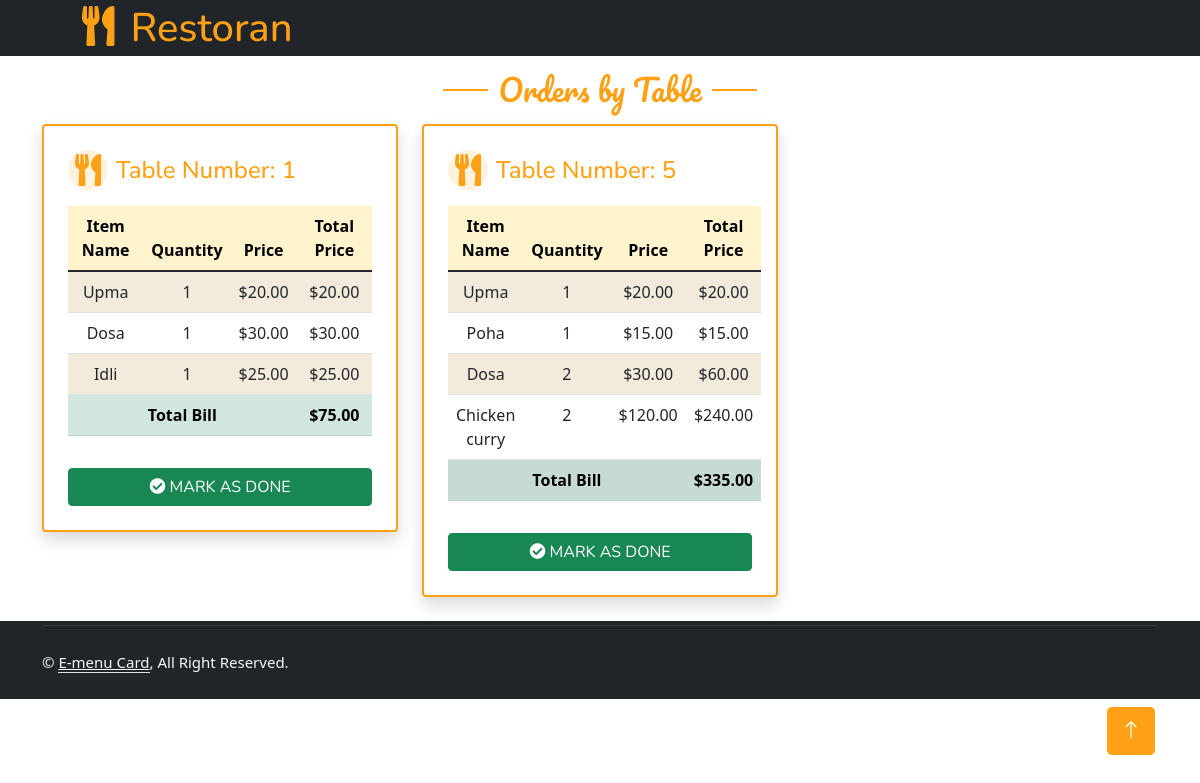
Page /counter/counter/ on the committed database.
### table/models.py (models this page shows, shortened)
class SubmittedItem(models.Model):
    food_item = models.ForeignKey('FoodItem', on_delete=models.CASCADE)
    name = models.CharField(max_length=255)
    price = models.DecimalField(max_digits=10, decimal_places=2)
    image = models.ImageField(upload_to='Submitted/')
    quantity = models.PositiveIntegerField(default=1)
    total_price = models.DecimalField(max_digits=10, decimal_places=2, blank=True)  # Allow blank and calculate in save()
    tableNumber = models.PositiveIntegerField(default=0)
    status = models.CharField(max_length=10, default='pending')  # Default to pending
    created_at = models.DateTimeField(auto_now_add=True)  # New field to track creation time
    def save(self, *args, **kwargs):
        self.total_price = self.price * self.quantity
        super().save(*args, **kwargs)

### counter/views.py (the view)
# urls.py: path('counter/',views.counter_home,name='counter_home'),
def counter_home(request):
    confirmed_orders = SubmittedItem.objects.filter(status='confirmed').order_by('tableNumber')
    orders_by_table = {}
    table_totals = {}
    for order in confirmed_orders:
        table_number = order.tableNumber
        if table_number not in orders_by_table:
            orders_by_table[table_number] = {}
            table_totals[table_number] = 0
        item_name = order.name  # Assuming 'item' is a ForeignKey and 'name' is the field
        item_quantity = order.quantity
        item_price = order.price  # Assuming 'price' is the price for a single unit
        total_item_price = item_quantity * item_price
        if item_name in orders_by_table[table_number]:
            orders_by_table[table_number][item_name]['quantity'] += item_quantity
            orders_by_table[table_number][item_name]['total_price'] += total_item_price
        else:
            orders_by_table[table_number][item_name] = {
                'quantity': item_quantity,
                'price': item_price,
                'total_price': total_item_price  # Store the total price (quantity * price)
            }
        table_totals[table_number] += total_item_price
    context = {
        'confirmed_orders': orders_by_table,
        'table_totals': table_totals,
    }
    return render(request, 'counter/counter_home.html', context)

### counter/templatetags/custom_filters.py (called while the page is built)
@register.filter
def get_value_from_dict(dictionary, key):
    return dictionary.get(key)

### counter/templates/counter/counter_home.html (shortened to what this page needs)
{% extends "counter/base.html" %}
{% load custom_filters %}
{% load static %}
{% block start %}
<div class="container">
    <div class="text-center wow fadeInUp" data-wow-delay="0.1s">
        <h5 class="section-title ff-secondary text-center fw-normal mb-3 mt-3" style="color: #FEA116; font-size: 30px;">
            Orders by Table
        </h5>
        <div class="tab-class text-center wow fadeInUp" data-wow-delay="0.1s">
            <div class="tab-content">
                <div id="tab-1" class="tab-pane fade show p-0 active">
                    <div class="row g-4">
                        {% for table_number, items in confirmed_orders.items %}
                        <div class="col-lg-4 col-md-6 wow fadeInUp" data-wow-delay="0.1s">
                            <div class="order-item bg-white rounded p-4 shadow" style="border: 2px solid #FEA116;">
                                <div class="d-flex align-items-center mb-3">
                                    <div class="icon-container me-2">
                                        <i class="fas fa-utensils fa-2x" style="color: #FEA116;"></i>
                                    </div>
                                    <h4 class="mb-0" style="color: #FEA116;">Table Number: {{ table_number }}</h4>
                                </div>
                                <div class="billing-info w-100 mt-3">
                                    <table class="table table-striped text-center" style="font-size: 16px;">
                                        <thead class="table-warning">
                                            <tr>
                                                <th>Item Name</th>
                                                <th>Quantity</th>
                                                <th>Price</th>
                                                <th>Total Price</th>
                                            </tr>
                                        </thead>
                                        <tbody>
                                            {% for item_name, item_data in items.items %}
                                            <tr>
                                                <td>{{ item_name }}</td>
                                                <td>{{ item_data.quantity }}</td>
                                                <td>${{ item_data.price|floatformat:2 }}</td>
                                                <td>${{ item_data.total_price|floatformat:2 }}</td>
                                            </tr>
                                            {% empty %}
                                            <tr>
                                                <td colspan="4" class="text-muted">No confirmed orders for this table.</td>
                                            </tr>
                                            {% endfor %}
                                            <tr class="table-success">
                                                <td colspan="3"><strong>Total Bill</strong></td>
                                                <td><strong>${{ table_totals|get_value_from_dict:table_number|floatformat:2 }}</strong></td>
                                            </tr>
                                        </tbody>
                                    </table>
                                    <button id="doneButton-{{ table_number }}" class="btn btn-success w-100 mt-3" data-table="{{ table_number }}" style="font-size: 16px;">
                                        <i class="fas fa-check-circle"></i> Mark as Done
                                    </button>
                                </div>
                            </div>
                        </div>
                        {% endfor %}
                    </div>
                </div>
            </div>
        </div>
    </div>
</div>
        <link href="https://cdnjs.cloudflare.com/ajax/libs/font-awesome/5.15.3/css/all.min.css" rel="stylesheet">
{% endblock start %}

### counter/templates/counter/base.html (shortened to what this page needs)
{% load static %}
<!DOCTYPE html>
<html lang="en">
<head>
    <link href="https://cdnjs.cloudflare.com/ajax/libs/font-awesome/5.10.0/css/all.min.css" rel="stylesheet">
    <link href="https://cdn.jsdelivr.net/npm/bootstrap-icons@1.4.1/font/bootstrap-icons.css" rel="stylesheet">
    <link href="{% static "lib/animate/animate.min.css" %}" rel="stylesheet">
    <link href="{% static "lib/owlcarousel/assets/owl.carousel.min.css" %}" rel="stylesheet">
    <link href="{% static "lib/tempusdominus/css/tempusdominus-bootstrap-4.min.css" %}" rel="stylesheet" />
    <link href="{% static "css/bootstrap.min.css" %}" rel="stylesheet">
    <link href="{% static "css/style.css" %}" rel="stylesheet">
</head>
<body>
    <div class="container-xxl position-relative p-0">
        <nav class="navbar navbar-expand-lg navbar-dark bg-dark px-2 px-lg-5 py-3 py-lg-0">
            <a href="" class="navbar-brand p-0" style="margin-bottom: 0px; padding-bottom: 0;">
                <h1 class="text-primary m-1" style="color: #FEA116 !important; text-decoration: none !important;">
                    <i class="fa fa-utensils me-3" style="margin-left: 30px; margin-top: 0px; color: #FEA116 !important;"></i>Restoran
                </h1>
            </a>
        </nav>
    </div>
     {% block start %}
     {% endblock start %}
        <div class="container-fluid bg-dark text-light footer pt-1 mt-3 mb-2 wow fadeIn" data-wow-delay="0.1s">
            <div class="container">
                <div class="copyright">
                    <div class="row">
                        <div class="col-md-6 text-center text-md-start mb-3 mb-md-0">
                            &copy; <a class="border-bottom" href="#">E-menu Card</a>, All Right Reserved.
						</div>
                    </div>
                </div>
            </div>
        </div>
        <a href="#" class="btn btn-lg btn-lg-square back-to-top" style="background-color: #FEA116; color: white; border: none; display: flex; align-items: center; justify-content: center;"><i class="bi bi-arrow-up "></i></a>
    <link href="https://cdn.jsdelivr.net/npm/bootstrap@5.1.3/dist/css/bootstrap.min.css" rel="stylesheet">
</body>
</html>

### static/css/style.css (style rules this page uses)
:root { --primary: #FEA116; --light: #F1F8FF; --dark: #0F172B; }
.ff-secondary { font-family: 'Pacifico', cursive; }
.back-to-top { position: fixed; display: none; right: 45px; bottom: 45px; z-index: 99; }
.btn { font-family: 'Nunito', sans-serif; font-weight: 500; text-transform: uppercase; transition: .5s; }
.btn-lg-square { width: 48px; height: 48px; }
.btn-square, .btn-sm-square, .btn-lg-square { padding: 0; display: flex; align-items: center; justify-content: center; font-weight: normal; border-radius: 2px; }
.navbar-dark { position: fixed; width: 100%; top: 0; left: 0; z-index: 999; background: var(--dark) !important; transition: none; }
@media (min-width: 992px) { .navbar-dark { position: fixed; width: 100%; top: 0; left: 0; z-index: 999; background: var(--dark) !important; } }
.section-title { position: relative; display: inline-block; }
.section-title::before { position: absolute; content: ""; width: 45px; height: 2px; top: 50%; left: -55px; margin-top: -1px; background: var(--primary); }
.section-title::after { position: absolute; content: ""; width: 45px; height: 2px; top: 50%; right: -55px; margin-top: -1px; background: var(--primary); }
.footer .copyright { padding: 25px 0; font-size: 15px; border-top: 1px solid rgba(256, 256, 256, .1); }
.footer .copyright a { color: var(--light); }

### counter/templates/counter/counter_home.html (style rules this page uses)
.order-item { transition: transform 0.2s ease-in-out; box-shadow: 0 4px 8px rgba(0, 0, 0, 0.1); }
.icon-container { width: 40px; height: 40px; background-color: #fff3e0; border-radius: 50%; display: flex; align-items: center; justify-content: center; }
.table-warning th { background-color: #fdd99b; }
.table-striped tbody tr:nth-of-type(odd) { background-color: #fff7e6; }
.btn-success { font-weight: 600; background-color: #38c172; border-color: #38c172; }

### rows in the picture
SubmittedItem: items "Upma", price "20.00"
SubmittedItem: items "Dosa", price "30.00"
SubmittedItem: items "Idli", price "25.00"
SubmittedItem: items "Upma", price "20.00"
SubmittedItem: items "Poha", price "15.00"
SubmittedItem: items "Dosa", price "30.00"
SubmittedItem: items "Chicken curry", price "120.00"

### other values in the picture
{{ table_number }} "1" "5"
{{ item_data.quantity }} "1" "1" "1" "1" "1" "2" "2"
{{ item_data.total_price|floatformat:2 }} "20.00" "30.00" "25.00" "20.00" "15.00" "60.00" "240.00"
{{ table_totals|get_value_from_dict:table_number|floatformat:2 }} "75.00" "335.00"
